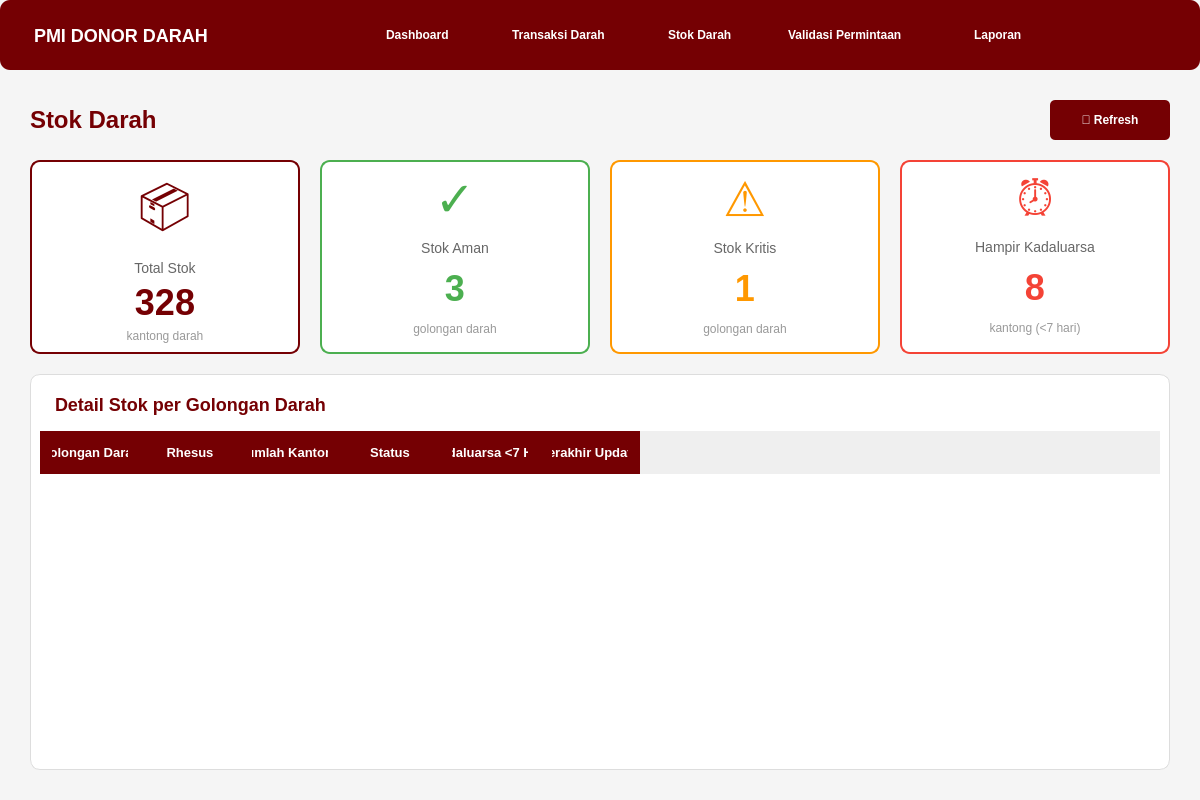
<?xml version="1.0" encoding="UTF-8"?>
<ui version="4.0">
 <class>MainWindow</class>
 <widget class="QMainWindow" name="MainWindow">
  <property name="geometry">
   <rect>
    <x>0</x>
    <y>0</y>
    <width>1200</width>
    <height>800</height>
   </rect>
  </property>
  <property name="windowTitle">
   <string>Dashboard PMI - Stok Darah</string>
  </property>
  <property name="styleSheet">
   <string notr="true">
QMainWindow {
    background-color: #f5f5f5;
}
QPushButton {
    border: none;
    padding: 10px 20px;
    border-radius: 5px;
    font-weight: bold;
}
QPushButton:hover {
    opacity: 0.8;
}
QFrame {
    border-radius: 10px;
}
QLabel {
    color: #333333;
}
   </string>
  </property>
  <widget class="QWidget" name="centralwidget">
   <layout class="QVBoxLayout" name="verticalLayout">
    <property name="spacing">
     <number>0</number>
    </property>
    <property name="leftMargin">
     <number>0</number>
    </property>
    <property name="topMargin">
     <number>0</number>
    </property>
    <property name="rightMargin">
     <number>0</number>
    </property>
    <property name="bottomMargin">
     <number>0</number>
    </property>
    <item>
     <widget class="QFrame" name="navbar">
      <property name="minimumSize">
       <size>
        <width>0</width>
        <height>70</height>
       </size>
      </property>
      <property name="maximumSize">
       <size>
        <width>16777215</width>
        <height>70</height>
       </size>
      </property>
      <property name="styleSheet">
       <string notr="true">
QFrame#navbar {
    background-color: #750003;
}
QPushButton {
    color: white;
    background-color: transparent;
    text-align: left;
    padding: 15px 25px;
}
QPushButton:hover {
    background-color: rgba(255, 255, 255, 0.1);
}
QPushButton:pressed {
    background-color: rgba(255, 255, 255, 0.2);
}
       </string>
      </property>
      <property name="frameShape">
       <enum>QFrame::StyledPanel</enum>
      </property>
      <layout class="QHBoxLayout" name="horizontalLayout">
       <item>
        <widget class="QLabel" name="logoLabel">
         <property name="minimumSize">
          <size>
           <width>200</width>
           <height>0</height>
          </size>
         </property>
         <property name="styleSheet">
          <string notr="true">color: white; font-size: 18px; font-weight: bold; padding-left: 20px;</string>
         </property>
         <property name="text">
          <string>PMI DONOR DARAH</string>
         </property>
        </widget>
       </item>
       <item>
        <spacer name="horizontalSpacer">
         <property name="orientation">
          <enum>Qt::Horizontal</enum>
         </property>
         <property name="sizeHint" stdset="0">
          <size>
           <width>40</width>
           <height>20</height>
          </size>
         </property>
        </spacer>
       </item>
       <item>
        <widget class="QPushButton" name="btnDashboard">
         <property name="minimumSize">
          <size>
           <width>120</width>
           <height>0</height>
          </size>
         </property>
         <property name="text">
          <string>Dashboard</string>
         </property>
        </widget>
       </item>
       <item>
        <widget class="QPushButton" name="btnTransaksi">
         <property name="minimumSize">
          <size>
           <width>150</width>
           <height>0</height>
          </size>
         </property>
         <property name="text">
          <string>Transaksi Darah</string>
         </property>
        </widget>
       </item>
       <item>
        <widget class="QPushButton" name="btnStok">
         <property name="minimumSize">
          <size>
           <width>100</width>
           <height>0</height>
          </size>
         </property>
         <property name="text">
          <string>Stok Darah</string>
         </property>
        </widget>
       </item>
       <item>
        <widget class="QPushButton" name="btnValidasi">
         <property name="minimumSize">
          <size>
           <width>180</width>
           <height>0</height>
          </size>
         </property>
         <property name="text">
          <string>Validasi Permintaan</string>
         </property>
        </widget>
       </item>
       <item>
        <widget class="QPushButton" name="btnLaporan">
         <property name="minimumSize">
          <size>
           <width>100</width>
           <height>0</height>
          </size>
         </property>
         <property name="text">
          <string>Laporan</string>
         </property>
        </widget>
       </item>
       <item>
        <spacer name="horizontalSpacer_2">
         <property name="orientation">
          <enum>Qt::Horizontal</enum>
         </property>
         <property name="sizeHint" stdset="0">
          <size>
           <width>40</width>
           <height>20</height>
          </size>
         </property>
        </spacer>
       </item>
      </layout>
     </widget>
    </item>
    <item>
     <widget class="QWidget" name="stokPage">
      <layout class="QVBoxLayout" name="verticalLayout_2">
       <property name="spacing">
        <number>20</number>
       </property>
       <property name="leftMargin">
        <number>30</number>
       </property>
       <property name="topMargin">
        <number>30</number>
       </property>
       <property name="rightMargin">
        <number>30</number>
       </property>
       <property name="bottomMargin">
        <number>30</number>
       </property>
       <item>
        <layout class="QHBoxLayout" name="headerLayout">
         <item>
          <widget class="QLabel" name="titleLabel">
           <property name="styleSheet">
            <string notr="true">font-size: 24px; font-weight: bold; color: #750003;</string>
           </property>
           <property name="text">
            <string>Stok Darah</string>
           </property>
          </widget>
         </item>
         <item>
          <spacer name="horizontalSpacer_3">
           <property name="orientation">
            <enum>Qt::Horizontal</enum>
           </property>
           <property name="sizeHint" stdset="0">
            <size>
             <width>40</width>
             <height>20</height>
            </size>
           </property>
          </spacer>
         </item>
         <item>
          <widget class="QPushButton" name="btnRefresh">
           <property name="minimumSize">
            <size>
             <width>120</width>
             <height>40</height>
            </size>
           </property>
           <property name="styleSheet">
            <string notr="true">
QPushButton {
    background-color: #750003;
    color: white;
    border-radius: 5px;
    padding: 10px 20px;
    font-weight: bold;
}
QPushButton:hover {
    background-color: #8b0003;
}
            </string>
           </property>
           <property name="text">
            <string>🔄 Refresh</string>
           </property>
          </widget>
         </item>
        </layout>
       </item>
       <item>
        <layout class="QHBoxLayout" name="summaryLayout">
         <property name="spacing">
          <number>20</number>
         </property>
         <item>
          <widget class="QFrame" name="cardTotalStok">
           <property name="styleSheet">
            <string notr="true">
QFrame#cardTotalStok {
    background-color: white;
    border: 2px solid #750003;
}
            </string>
           </property>
           <property name="frameShape">
            <enum>QFrame::StyledPanel</enum>
           </property>
           <layout class="QVBoxLayout" name="verticalLayout_3">
            <item>
             <widget class="QLabel" name="iconTotal">
              <property name="styleSheet">
               <string notr="true">font-size: 48px; color: #750003;</string>
              </property>
              <property name="text">
               <string>📦</string>
              </property>
              <property name="alignment">
               <set>Qt::AlignCenter</set>
              </property>
             </widget>
            </item>
            <item>
             <widget class="QLabel" name="lblTotalStok">
              <property name="styleSheet">
               <string notr="true">font-size: 14px; color: #666;</string>
              </property>
              <property name="text">
               <string>Total Stok</string>
              </property>
              <property name="alignment">
               <set>Qt::AlignCenter</set>
              </property>
             </widget>
            </item>
            <item>
             <widget class="QLabel" name="valueTotalStok">
              <property name="styleSheet">
               <string notr="true">font-size: 36px; font-weight: bold; color: #750003;</string>
              </property>
              <property name="text">
               <string>328</string>
              </property>
              <property name="alignment">
               <set>Qt::AlignCenter</set>
              </property>
             </widget>
            </item>
            <item>
             <widget class="QLabel" name="lblKantong">
              <property name="styleSheet">
               <string notr="true">font-size: 12px; color: #999;</string>
              </property>
              <property name="text">
               <string>kantong darah</string>
              </property>
              <property name="alignment">
               <set>Qt::AlignCenter</set>
              </property>
             </widget>
            </item>
           </layout>
          </widget>
         </item>
         <item>
          <widget class="QFrame" name="cardStokAman">
           <property name="styleSheet">
            <string notr="true">
QFrame#cardStokAman {
    background-color: white;
    border: 2px solid #4CAF50;
}
            </string>
           </property>
           <property name="frameShape">
            <enum>QFrame::StyledPanel</enum>
           </property>
           <layout class="QVBoxLayout" name="verticalLayout_4">
            <item>
             <widget class="QLabel" name="iconAman">
              <property name="styleSheet">
               <string notr="true">font-size: 48px; color: #4CAF50;</string>
              </property>
              <property name="text">
               <string>✓</string>
              </property>
              <property name="alignment">
               <set>Qt::AlignCenter</set>
              </property>
             </widget>
            </item>
            <item>
             <widget class="QLabel" name="lblStokAman">
              <property name="styleSheet">
               <string notr="true">font-size: 14px; color: #666;</string>
              </property>
              <property name="text">
               <string>Stok Aman</string>
              </property>
              <property name="alignment">
               <set>Qt::AlignCenter</set>
              </property>
             </widget>
            </item>
            <item>
             <widget class="QLabel" name="valueStokAman">
              <property name="styleSheet">
               <string notr="true">font-size: 36px; font-weight: bold; color: #4CAF50;</string>
              </property>
              <property name="text">
               <string>3</string>
              </property>
              <property name="alignment">
               <set>Qt::AlignCenter</set>
              </property>
             </widget>
            </item>
            <item>
             <widget class="QLabel" name="lblGolAman">
              <property name="styleSheet">
               <string notr="true">font-size: 12px; color: #999;</string>
              </property>
              <property name="text">
               <string>golongan darah</string>
              </property>
              <property name="alignment">
               <set>Qt::AlignCenter</set>
              </property>
             </widget>
            </item>
           </layout>
          </widget>
         </item>
         <item>
          <widget class="QFrame" name="cardStokKritis">
           <property name="styleSheet">
            <string notr="true">
QFrame#cardStokKritis {
    background-color: white;
    border: 2px solid #FF9800;
}
            </string>
           </property>
           <property name="frameShape">
            <enum>QFrame::StyledPanel</enum>
           </property>
           <layout class="QVBoxLayout" name="verticalLayout_5">
            <item>
             <widget class="QLabel" name="iconKritis">
              <property name="styleSheet">
               <string notr="true">font-size: 48px; color: #FF9800;</string>
              </property>
              <property name="text">
               <string>⚠</string>
              </property>
              <property name="alignment">
               <set>Qt::AlignCenter</set>
              </property>
             </widget>
            </item>
            <item>
             <widget class="QLabel" name="lblStokKritis">
              <property name="styleSheet">
               <string notr="true">font-size: 14px; color: #666;</string>
              </property>
              <property name="text">
               <string>Stok Kritis</string>
              </property>
              <property name="alignment">
               <set>Qt::AlignCenter</set>
              </property>
             </widget>
            </item>
            <item>
             <widget class="QLabel" name="valueStokKritis">
              <property name="styleSheet">
               <string notr="true">font-size: 36px; font-weight: bold; color: #FF9800;</string>
              </property>
              <property name="text">
               <string>1</string>
              </property>
              <property name="alignment">
               <set>Qt::AlignCenter</set>
              </property>
             </widget>
            </item>
            <item>
             <widget class="QLabel" name="lblGolKritis">
              <property name="styleSheet">
               <string notr="true">font-size: 12px; color: #999;</string>
              </property>
              <property name="text">
               <string>golongan darah</string>
              </property>
              <property name="alignment">
               <set>Qt::AlignCenter</set>
              </property>
             </widget>
            </item>
           </layout>
          </widget>
         </item>
         <item>
          <widget class="QFrame" name="cardKadaluarsa">
           <property name="styleSheet">
            <string notr="true">
QFrame#cardKadaluarsa {
    background-color: white;
    border: 2px solid #F44336;
}
            </string>
           </property>
           <property name="frameShape">
            <enum>QFrame::StyledPanel</enum>
           </property>
           <layout class="QVBoxLayout" name="verticalLayout_6">
            <item>
             <widget class="QLabel" name="iconKadaluarsa">
              <property name="styleSheet">
               <string notr="true">font-size: 48px; color: #F44336;</string>
              </property>
              <property name="text">
               <string>⏰</string>
              </property>
              <property name="alignment">
               <set>Qt::AlignCenter</set>
              </property>
             </widget>
            </item>
            <item>
             <widget class="QLabel" name="lblKadaluarsa">
              <property name="styleSheet">
               <string notr="true">font-size: 14px; color: #666;</string>
              </property>
              <property name="text">
               <string>Hampir Kadaluarsa</string>
              </property>
              <property name="alignment">
               <set>Qt::AlignCenter</set>
              </property>
             </widget>
            </item>
            <item>
             <widget class="QLabel" name="valueKadaluarsa">
              <property name="styleSheet">
               <string notr="true">font-size: 36px; font-weight: bold; color: #F44336;</string>
              </property>
              <property name="text">
               <string>8</string>
              </property>
              <property name="alignment">
               <set>Qt::AlignCenter</set>
              </property>
             </widget>
            </item>
            <item>
             <widget class="QLabel" name="lblKantongKadaluarsa">
              <property name="styleSheet">
               <string notr="true">font-size: 12px; color: #999;</string>
              </property>
              <property name="text">
               <string>kantong (&lt;7 hari)</string>
              </property>
              <property name="alignment">
               <set>Qt::AlignCenter</set>
              </property>
             </widget>
            </item>
           </layout>
          </widget>
         </item>
        </layout>
       </item>
       <item>
        <widget class="QFrame" name="frameStokDetail">
         <property name="styleSheet">
          <string notr="true">
QFrame#frameStokDetail {
    background-color: white;
    border: 1px solid #ddd;
}
          </string>
         </property>
         <property name="frameShape">
          <enum>QFrame::StyledPanel</enum>
         </property>
         <layout class="QVBoxLayout" name="verticalLayout_7">
          <item>
           <widget class="QLabel" name="lblDetailStok">
            <property name="styleSheet">
             <string notr="true">font-size: 18px; font-weight: bold; color: #750003; padding: 10px;</string>
            </property>
            <property name="text">
             <string>Detail Stok per Golongan Darah</string>
            </property>
           </widget>
          </item>
          <item>
           <widget class="QTableWidget" name="tableStok">
            <property name="styleSheet">
             <string notr="true">
QTableWidget {
    border: none;
    background-color: white;
    gridline-color: #f0f0f0;
}
QHeaderView::section {
    background-color: #750003;
    color: white;
    padding: 12px;
    border: none;
    font-weight: bold;
    font-size: 13px;
}
QTableWidget::item {
    padding: 10px;
    border-bottom: 1px solid #f0f0f0;
}
QTableWidget::item:selected {
    background-color: #fff0f0;
    color: #750003;
}
             </string>
            </property>
            <property name="alternatingRowColors">
             <bool>true</bool>
            </property>
            <property name="selectionBehavior">
             <enum>QAbstractItemView::SelectRows</enum>
            </property>
            <column>
             <property name="text">
              <string>Golongan Darah</string>
             </property>
            </column>
            <column>
             <property name="text">
              <string>Rhesus</string>
             </property>
            </column>
            <column>
             <property name="text">
              <string>Jumlah Kantong</string>
             </property>
            </column>
            <column>
             <property name="text">
              <string>Status</string>
             </property>
            </column>
            <column>
             <property name="text">
              <string>Kadaluarsa &lt;7 Hari</string>
             </property>
            </column>
            <column>
             <property name="text">
              <string>Terakhir Update</string>
             </property>
            </column>
           </widget>
          </item>
         </layout>
        </widget>
       </item>
      </layout>
     </widget>
    </item>
   </layout>
  </widget>
 </widget>
 <resources/>
 <connections/>
</ui>
